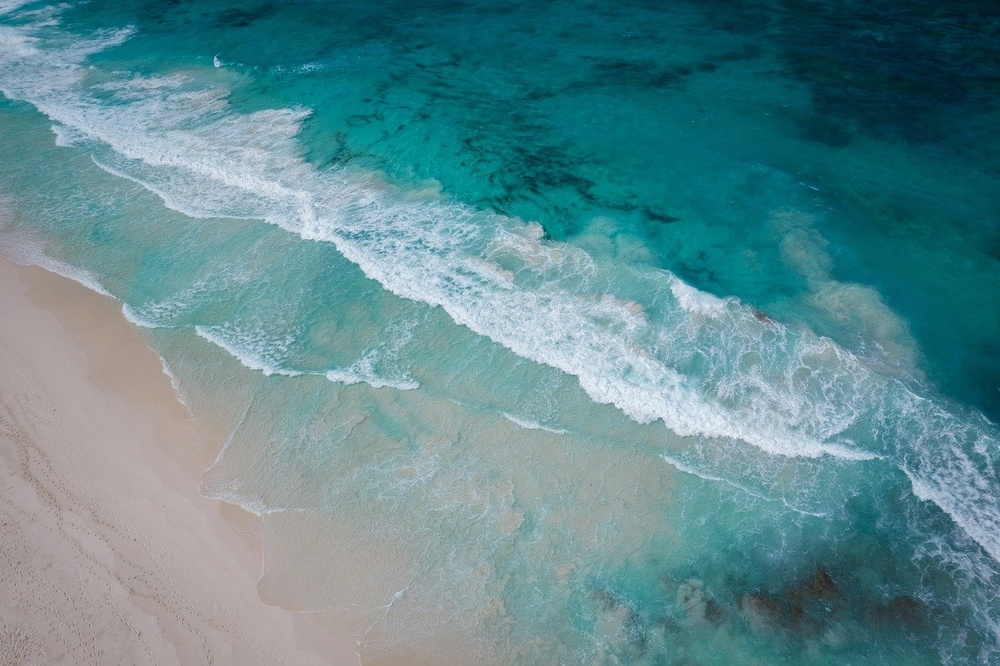
#> input picture sea.jpg, 1000 x 666 px, shrunk from 1280 x 853 before the run
$ python Python_OpenCv13.py
#> lines starting #> are read from the running program, lines starting #| are printed output that depends on the picture; after the words box and inside, x2 and y2 are one past the last pixel; in counts of white or black regions, pixels touching at a corner belong together

import cv2
import matplotlib.pyplot as plt

image = cv2.imread('sea.jpg')
#> image is the input picture: shape (666, 1000, 3); mean B, G, R 143.2, 136.9, 94.1
image_gray = cv2.cvtColor(image, cv2.COLOR_BGR2GRAY)
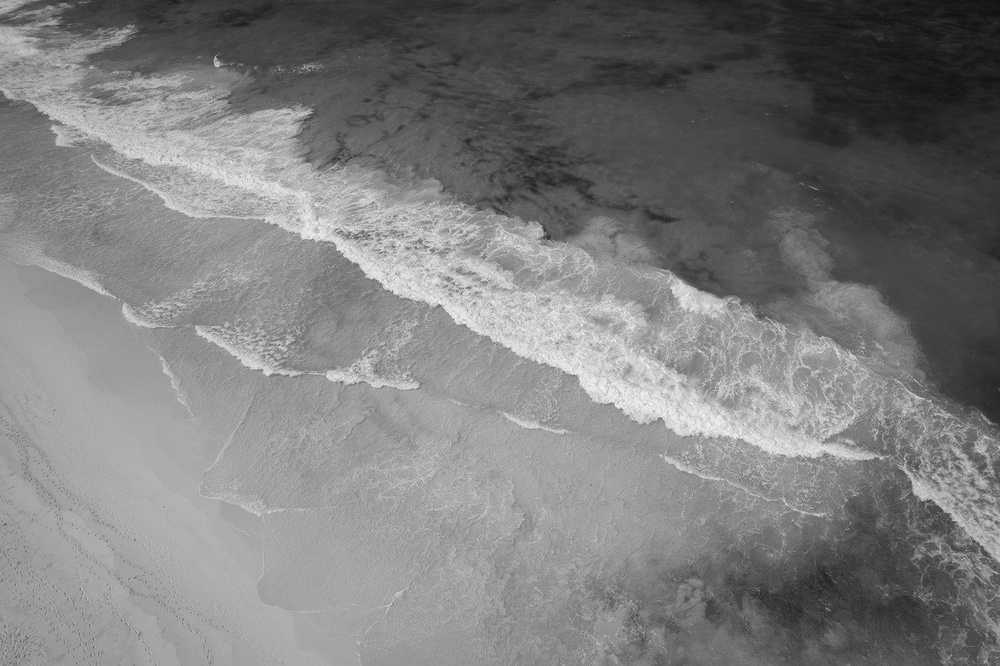
#> image_gray: shape (666, 1000); min 17, max 251, mean 124.8
ret, thresh = cv2.threshold(image_gray, 127, 255, 0)#127보다 큰값은-->255,그렇지 않은 값은-->0
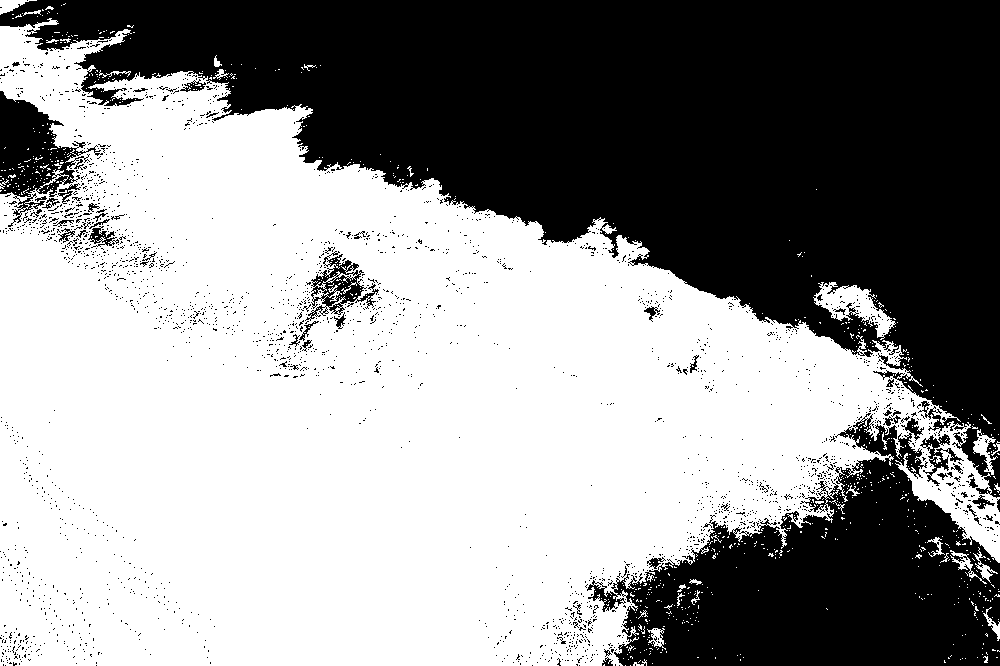
#> thresh: shape (666, 1000); 57.5% white; 2501 black regions (2447 under 20 px), largest, box (x1, y1, x2, y2) and area: (0, 0, 1000, 498) 213181, (587, 413, 1000, 666) 54340, (0, 91, 103, 227) 5506

plt.imshow(cv2.cvtColor(thresh, cv2.COLOR_GRAY2RGB))
plt.show()
#입력이 되는 image는 GrayScale Threshold 전처리 과정이 필요하다.

contours = cv2.findContours(thresh, cv2.RETR_EXTERNAL, cv2.CHAIN_APPROX_SIMPLE)[0]
#> contours = 721 contours, 706 with area under 20; largest, box (x1, y1, x2, y2) and area: (0, 18, 1000, 666) 385852, (813, 282, 896, 340) 1822, (973, 429, 998, 475) 332, (0, 0, 37, 15) 205, (950, 550, 987, 584) 170
#기존 강의의 코드에서 [0]부분과 같이 수정해주었다. OpenCv의 버전이 바뀌어 나타나는 오류인것 같다.
image = cv2.drawContours(image, contours, -1, (0, 255, 0), 4) # -1: 모든 Contour 다 그리기.,0:첫번째 contour 출력
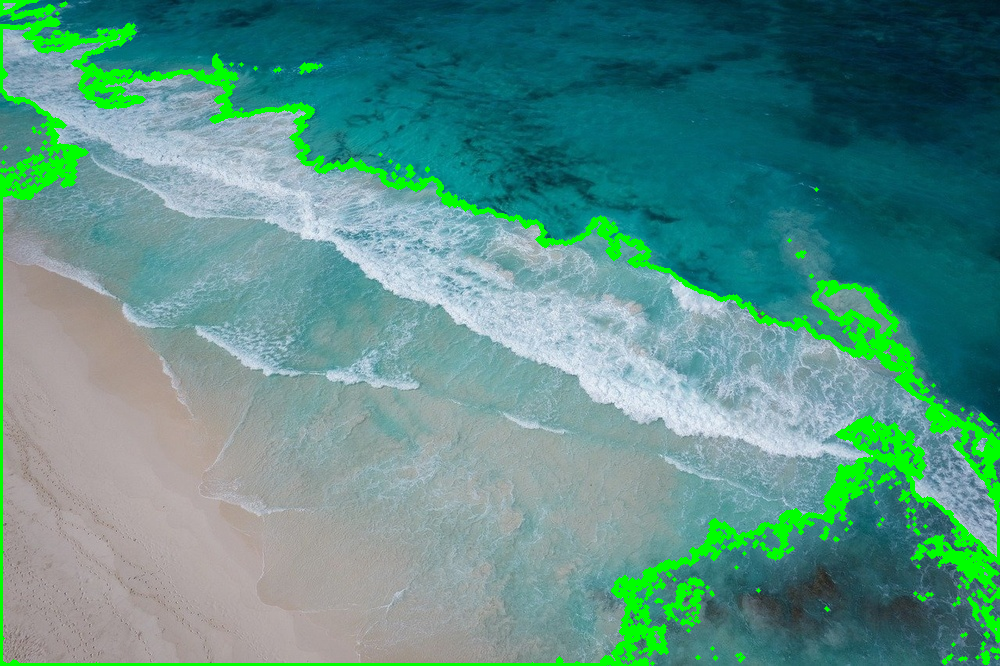
#> image: shape (666, 1000, 3); 6.02% of pixels changed, all inside (x1, y1, x2, y2) = (0, 0, 1000, 666)

plt.imshow(cv2.cvtColor(image, cv2.COLOR_BGR2RGB))
plt.show()

$ run again, with bird.jpg copied over sea.jpg
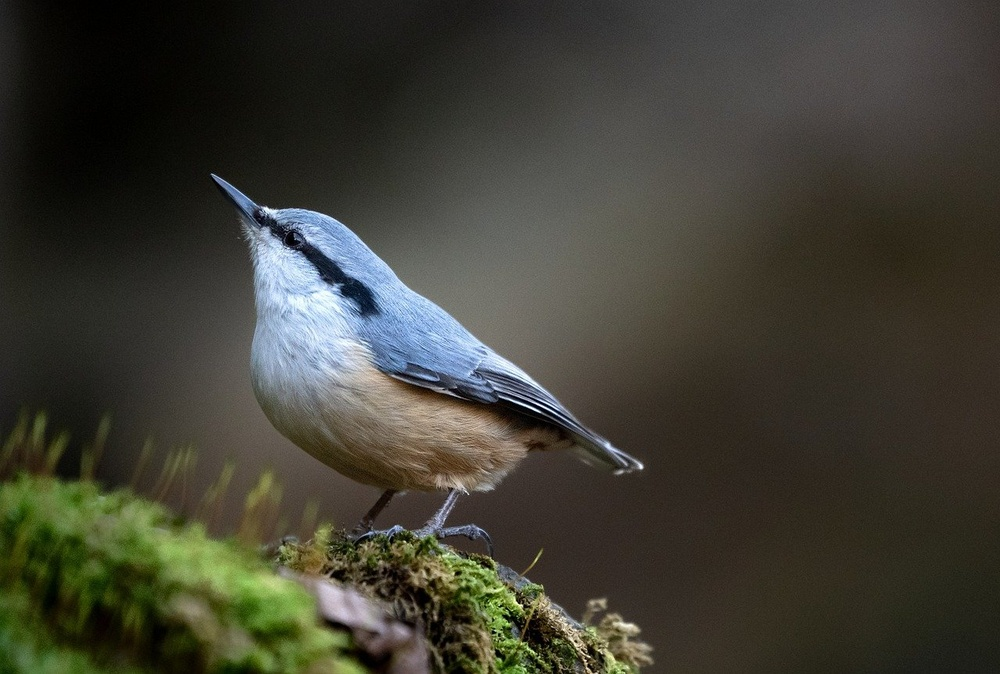
#> input picture bird.jpg, 1000 x 674 px, shrunk from 1280 x 863 before the run
#> image is the input picture: shape (674, 1000, 3); mean B, G, R 51.9, 62.5, 63.3
#> `ret, thresh = cv2.threshold(image_gray, 127, 255, 0)#127보다 큰값은-->255,그..`:
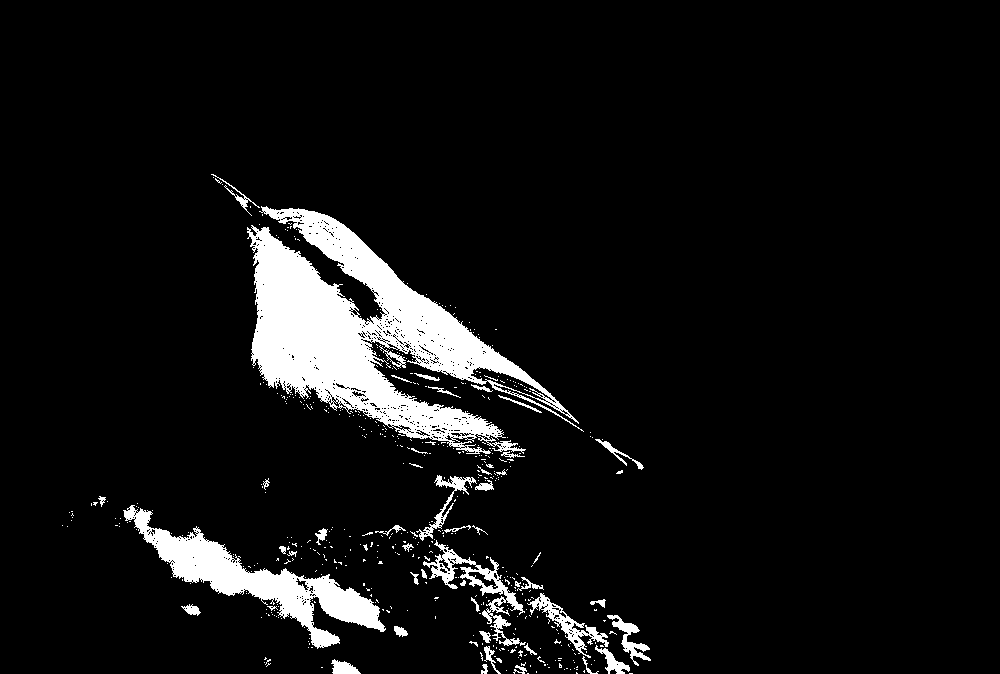
#> thresh: shape (674, 1000); 7.1% white; 518 white regions (468 under 20 px), largest, box (x1, y1, x2, y2) and area: (247, 206, 584, 454) 30256, (123, 505, 386, 649) 8912, (423, 540, 526, 646) 2043
#> contours = 499 contours, 462 with area under 20; largest, box (x1, y1, x2, y2) and area: (247, 206, 584, 454) 31048, (123, 505, 386, 649) 8638, (423, 540, 526, 646) 1927, (527, 593, 609, 658) 1003, (416, 475, 477, 541) 527
#> `image = cv2.drawContours(image, contours, -1, (0, 255, 0), 4)`:
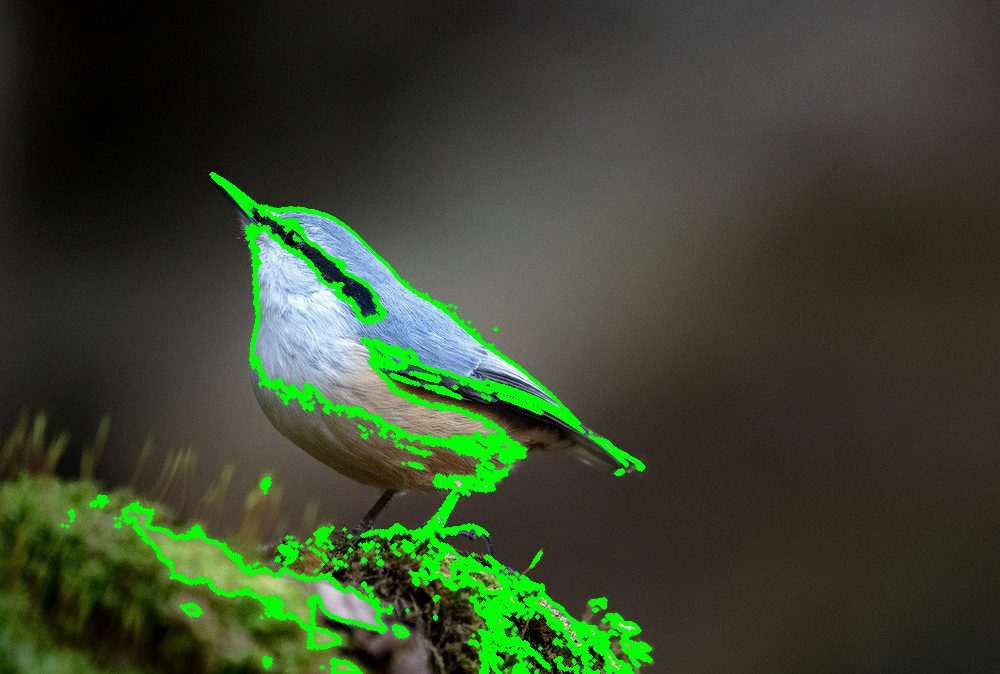
#> image: shape (674, 1000, 3); 5.15% of pixels changed, all inside (x1, y1, x2, y2) = (60, 172, 653, 674)
